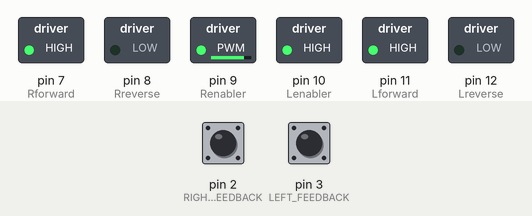
A sketch run on a simulated Arduino Uno, built with avr-gcc and run on an emulated ATmega328P. Parts: switched loads named in the sketch (green lamp = pin HIGH). The inputs (shaded band) are chosen by the test bench; at power-on: pin 2 (RIGHT_FEEDBACK) LOW, pin 3 (LEFT_FEEDBACK) LOW. What the sketch prints to the serial monitor is not drawn.

Above: at 1.2 s.
1.3 s: pin 2 (RIGHT_FEEDBACK) pulled HIGH for 0.15 s
At 2.4 s:
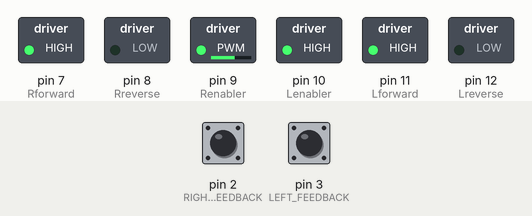
2.9 s: pin 3 (LEFT_FEEDBACK) pulled HIGH for 0.15 s
At 3.6 s:
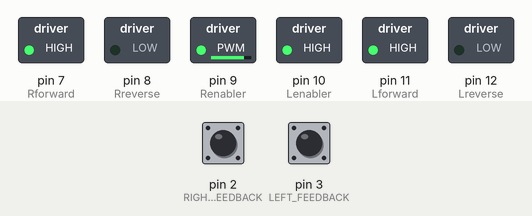
4.5 s: pin 2 (RIGHT_FEEDBACK) pulled HIGH for 1 s
At 4.8 s:
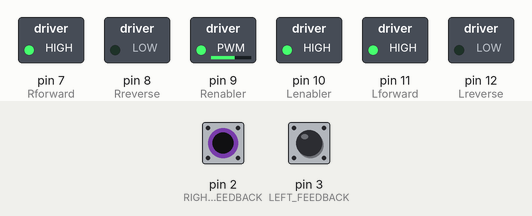
Timing chart, 0 to 7.5 s (numbered marks = the images above; inputs shaded):
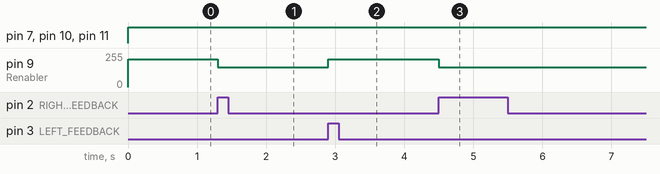

Measured:
- after the input at 1.3 s, pin 9 (Renabler): 210/255 → 150/255 at once
- after the input at 2.9 s, pin 9 (Renabler): 150/255 → 210/255 at once
- after the input at 4.5 s, pin 9 (Renabler): 210/255 → 150/255 at once

The sketch:

Story_5.ino
```cpp
const int LEFT_FEEDBACK = 3                                                                                                                                                                                                                                                                                                                                                                                                                                                                                                                                                          ;
const int RIGHT_FEEDBACK = 2;
volatile int leftcounter = 0;
volatile int rightcounter = 0;
int Lforward = 11;
int Lreverse = 12;
int Rreverse = 8;
int Lenabler = 10;
int Renabler = 9;
int Rforward = 7;

int Lspeed = 255;
int Rspeed = 255;

//setup function runs once when you press reset or power the board
void setup()
{
  pinMode(Lreverse, OUTPUT);
  pinMode(Lforward, OUTPUT);
  pinMode(Rforward, OUTPUT);
  pinMode(Renabler, OUTPUT);
  pinMode(Lenabler, OUTPUT);
  pinMode(Rreverse, OUTPUT);
  Serial.begin(115200);
  attachInterrupt(digitalPinToInterrupt(LEFT_FEEDBACK), LeftMotorISR, RISING);
  attachInterrupt(digitalPinToInterrupt(RIGHT_FEEDBACK), RightMotorISR, RISING);
}

void loop () {
  forward(0);


  Serial.print("Left Counter");
  Serial.println(leftcounter);

  Serial.print("Right Counter");
  Serial.println(rightcounter);

  if (rightcounter > leftcounter) {   // vearing left
    Rspeed = 150;
    Lspeed = 255;
  }
  /*
  if (leftcounter > rightcounter) {    // vearing right
    Rspeed = 255;
    Lspeed = 150;
  }
*/
  if (leftcounter == rightcounter) {    // vearing right
    Rspeed = 210;
    Lspeed = 255;
  }
  if (rightcounter > 870) {
    Stop(100);
    exit(0);
  }
}


void forward(int Delay) {
  analogWrite(Renabler, Rspeed);
  analogWrite(Lenabler, Lspeed);
  digitalWrite(Rforward, HIGH);
  digitalWrite(Lforward, HIGH);
  digitalWrite(Rreverse, LOW);
  digitalWrite(Lreverse, LOW);
  delay(Delay);
}

void Stop(int Delay) {
  digitalWrite(Renabler, HIGH);
  digitalWrite(Lenabler, HIGH);
  digitalWrite(Rforward, HIGH);
  digitalWrite(Lforward, HIGH);
  digitalWrite(Rreverse, HIGH);
  digitalWrite(Lreverse, HIGH);
  delay(Delay);
}

void right() {
  analogWrite(Renabler, 50);
  analogWrite(Lenabler, 255);
  digitalWrite(Rforward, HIGH);
  digitalWrite(Lforward, HIGH);
  digitalWrite(Rreverse, LOW);
  digitalWrite(Lreverse, LOW);
}

void left() {
  analogWrite(Renabler, 255);
  analogWrite(Lenabler, 50);
  digitalWrite(Rforward, HIGH);
  digitalWrite(Lforward, HIGH);
  digitalWrite(Rreverse, LOW);
  digitalWrite(Lreverse, LOW);
}

void reverse() {
  digitalWrite(Renabler, HIGH);
  digitalWrite(Lenabler, HIGH);
  digitalWrite(Rforward, LOW);
  digitalWrite(Lforward, LOW);
  digitalWrite(Rreverse, HIGH);
  digitalWrite(Lreverse, HIGH);
}

void LeftMotorISR() {
  leftcounter++;
}

void RightMotorISR() {
  rightcounter++;
}
```
